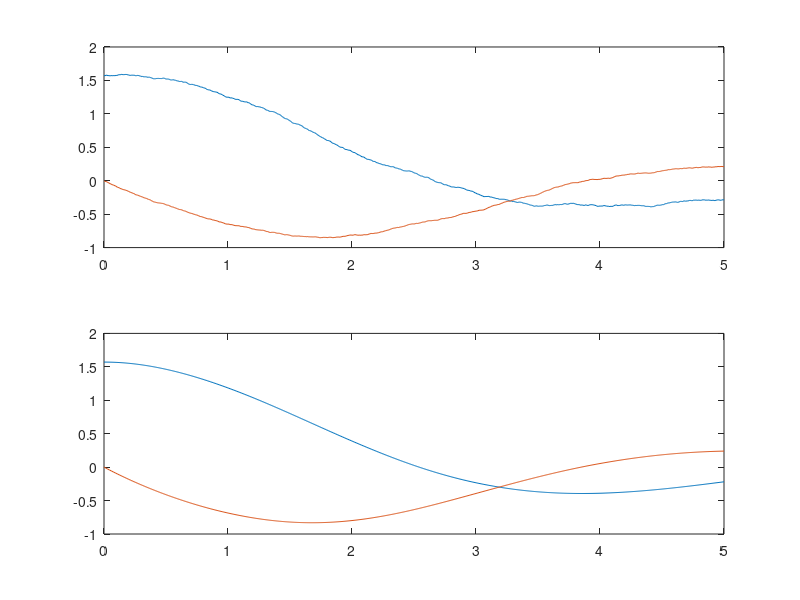

This figure's MATLAB source: (Note: this script raises an error after producing the figure.)
clear;
clc;

%% Condiciones de operación para el péndulo
m=0.2; %kg
b=0.72; %kg/(m*s)
g=9.8; %m/s²
l=0.5; %m

h=0.008; %Tamaño de paso
tf=5; %Tiempo de simulación
n=tf/h; %Número de muestras

t=linspace(0, tf, n+1); %Vector de tiempo
x1=zeros(1, n+1); %Primer estado (con ruido)
x2=zeros(1, n+1); %Segundo estado (con ruido)
X1=zeros(1, n+1); %Primer estado (sin ruido)
X2=zeros(1, n+1); %Segundo estado (sin ruido)
u=zeros(1, n+1); %Entrada al sistema

x1(1)=pi/2; %Condiciones iniciales
x2(1)=0; %"
X1(1)=pi/2; %"
X2(1)=0; %"

%% Método de Euler
for k=1:n
    if rand>0.5
        s=1;
    else
        s=-1;
    end
    x1(k+1)=x1(k)+h*x2(k)+0.0075*s*rand;
    x2(k+1)=x2(k)+h*((1/(m*l^2))*u(k)-m*g*l*sin(x1(k))-b*x2(k))+0.005*s*rand;
    X1(k+1)=X1(k)+h*X2(k);
    X2(k+1)=X2(k)+h*((1/(m*l^2))*u(k)-m*g*l*sin(X1(k))-b*X2(k));
end

%Derivar el segundo estado
x2p=diff(x2);
x2p=[0, x2p];
X2p=diff(X2);
X2p=[0, X2p];

hold on
subplot(2, 1, 1)
plot(t, x1, t, x2)
subplot(2, 1, 2)
plot(t, X1, t, X2)

%% Construir la función objetivo
syms 'B'

f=0;
for i=1:1:length(x1)
 f=f+(x2(i)+((1/(m*l^2))*u(i)-m*g*l*sin(x1(i))-B*x2(i))-(X2(i)+((1/(m*l^2))*u(i)-m*g*l*sin(X1(i))-b*X2(i))))^2;
end

%% Obtener gradiente y Hessiano
g=diff(f, B);
h=diff(g, B);

%% Resolver problema de optimización usando la Función fminunc
fh=matlabFunction(f); %Convertir función simbólica en función anónima
bb=fminunc(fh, 0); %%Miniizador
bbb=fh(bb); %Mínimo

%% Parámetros del problema
x0=0;
a=0.0001;    %α
k=0;
x=x0;
e=1e-5; %ε esperado
er=100;  %ε actual
 
%% Método de pasos descendentes
while er>=e
    r=eval(subs(g, [B], x));
    x=x-a*r;
    er=norm(r);
    k=k+1;
end

%% Variables auxiliares para el método de Newton
hi=inv(h);
dx=hi*g;
dx=-dx;

%% Parámetros del problema
X0=0;
K=0;
X=X0;
e=1e-5; %ε esperado
er=100;  %ε actual

%% Método de Newton
while er>=e
    r=eval(subs(dx, [B], X));
    er=norm(eval(subs(g, [B], X)));
    m=eval(subs(h, [B], X));
    X=X+r;
    K=K+1;
end

fprintf('Minimizando con Matlab: %f\n', bb)
fprintf('Minimizando con pasos descendentes: %f\n', x)
fprintf('Minimizando con método de Newton: %f\n', X)
fprintf('\n')
